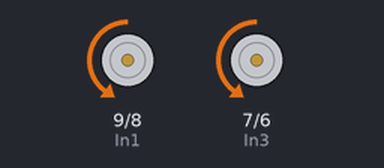
Bench run of a sketch on a simulated Arduino Uno, built with avr-gcc and run on an emulated ATmega328P. Parts: motor-driver pin pairs drawn as motors (green arrow = first pin HIGH = forward, orange = second pin HIGH = backward, longer = more drive, scaled by the enable pin).

Above: at 0.5 s.
Timing chart, 0 to 4.6 s (numbered marks = the images above):
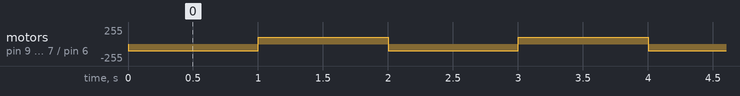

The sketch:

SUMOC.ino
```cpp
//Deklarasi pin motor driver
const int EnA = 10;
const int EnB = 5;
const int In1 = 9;
const int In2 = 8;
const int In3 = 7;
const int In4 = 6;

//Deklarasi Pin Button stik sumo
#define maju digitalRead(A1)==0
#define mundur digitalRead(A2)==0
#define belokKanan digitalRead(A3)==0
#define belokKiri digitalRead(A0)==0
#define melaju digitalRead(A4)==0
#define putarBalik digitalRead(A5)==0

void setup() {
  //Deklarasi pinMode motor driver
  pinMode(EnA, OUTPUT);
  pinMode(EnB, OUTPUT);
  pinMode(In1, OUTPUT);
  pinMode(In2, OUTPUT);
  pinMode(In3, OUTPUT);
  pinMode(In4, OUTPUT);

  //Deklarasi pinMode Button
  pinMode(A0, INPUT_PULLUP);
  pinMode(A1, INPUT_PULLUP);
  pinMode(A2, INPUT_PULLUP);
  pinMode(A3, INPUT_PULLUP);
  pinMode(A4, INPUT_PULLUP);
  pinMode(A5, INPUT_PULLUP);
  Serial.begin(9600);


}

void loop() {

//  if(maju){
//    jalan(95,95);;
//  }else if(mundur){
//    jalan(-95,-95);
//  }else if(belokKanan){
//    jalan(0,75);
//  }else if(belokKiri){
//    jalan(75,0);
//  }else if(melaju){
//    jalan(255,255);
//  }else if(putarBalik){
//    jalan(255,-255);
//  }else {
//    jalan(0,0);
//  }
//
//
jalan(100,100);
delay(1000);
jalan(-100,-100);
delay(1000);


}
```

motorDriver.ino
```cpp
void jalan(int motorKanan, int motorKiri) {
  if ( motorKanan > 0 ) {
    digitalWrite(In1, LOW);
    digitalWrite(In2, HIGH);
    analogWrite(EnA, motorKanan);
  } else if ( motorKanan <= 0) {
    int anu = abs(motorKanan);
    digitalWrite(In1, HIGH);
    digitalWrite(In2, LOW);
    analogWrite(EnA, anu);
  }

  if ( motorKiri > 0 ) {
    digitalWrite(In3, LOW);
    digitalWrite(In4, HIGH);
    analogWrite(EnB, motorKiri);
  } else if ( motorKiri <= 0) {
    int anu1 = abs(motorKiri);
    digitalWrite(In3, HIGH);
    digitalWrite(In4, LOW);
    analogWrite(EnB, anu1);
  }
}
```

Measured:
- by itself, motor on pin 9 (In1) / pin 8 (In2), motor on pin 7 (In3) / pin 6 (In4): alternates forward 100/255 for 1.0 s and backward 100/255 for 1.0 s
